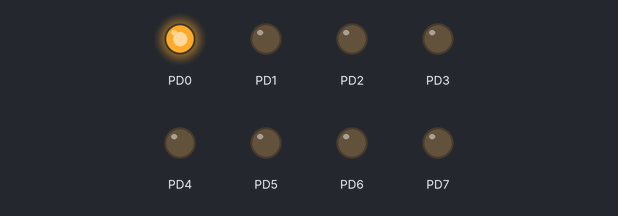
Bench run of a program on a simulated ATmega328P, built with avr-gcc and emulated at 8 MHz (the files do not name the chip). On the bench: output pins drawn as LEDs (lit = HIGH).

Above: at 0.02 s.
At 0.37 s:
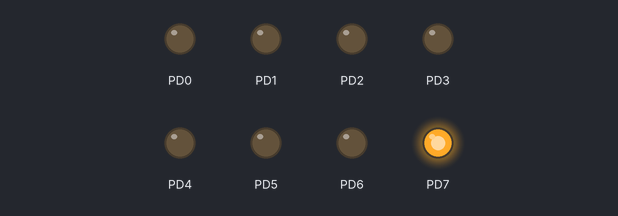
At 0.72 s:
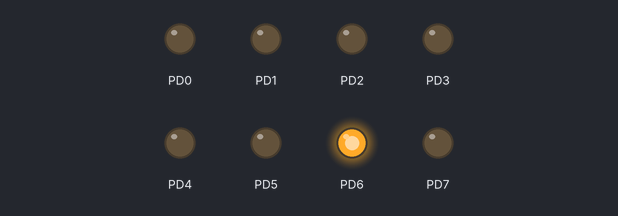
At 1.47 s:
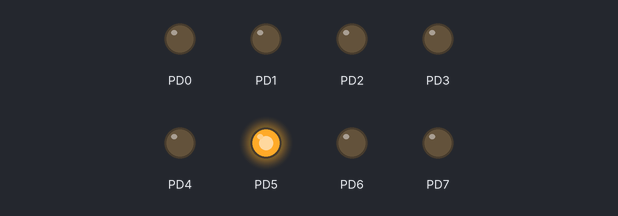
At 2.17 s:
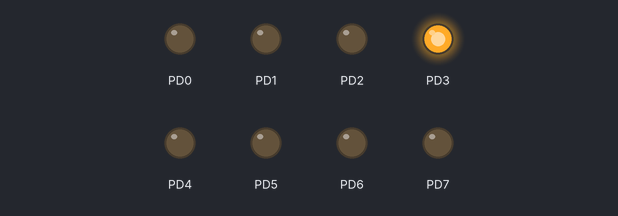
At 2.92 s:
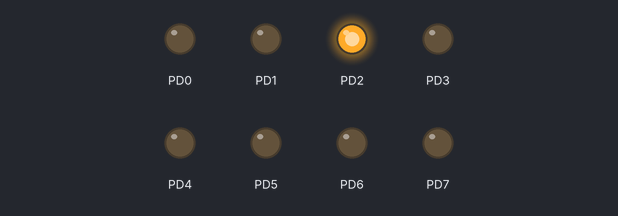
Timing chart, 0 to 3.2 s (numbered marks = the images above):
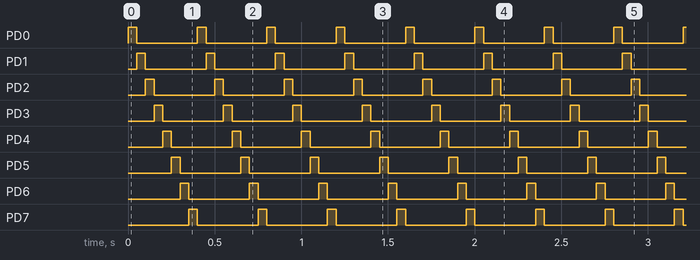

Measured:
- by itself, PD0–7: alternates HIGH for 0.05 s and LOW for 0.35 s
- by itself, everything shown: repeats every 0.40 s, in 8 steps

The program:

main.c
```c
/*
 * Opdracht 4.c
 *
 * Created: 03/02/2021 11:09:52
 * Author : Mick
 */

#define F_CPU 8e6

#include <avr/io.h>
#include <util/delay.h>


int main(void)
{
	DDRD = 0b11111111; // sets all PORTD pins as output.
	PORTD = 0x01; // turns the PORTD pin 0 led on.
	wait(50);

    while (1)
    {
		PORTD = PORTD << 1; // through bit shifting, moves the active pin/led to the next pin and turns off the current one.
		if (PORTD == 0x00) // checks if the cycle has reached it's end.
		{
			PORTD = 0x01; // restarts the loop by setting the first pin on.
		}
		wait(50);
    }
}

//Waits for the given amount of time in milliseconds
void wait( int ms ){
	for (int i=0; i<ms; i++) {
		_delay_ms( 1 );
	}
}
```
